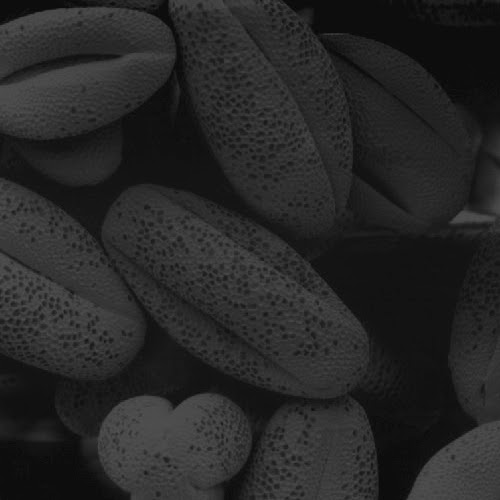
#> input picture LABORATORIOS/4. CORRECCION - CONTRASTE - GAMMA/darkPollen.jpg, 500 x 500 px
$ jupyter execute correccion_deslizadores.ipynb
#> lines starting #> are read from the running program, lines starting #| are printed output that depends on the picture
### LABORATORIOS/4. CORRECCION - CONTRASTE - GAMMA/PanelControl.py
# --------------------------------------------
# Autor: Ruben Dario Florez Zela
# Fecha: 01 de febrero de 2025
# Descripción: Codigo para realizar concatenacion
#              de imagenes y videos en un panlel
#              didactico e interactivo.
# Contacto: ruben.florez@unsaac.edu.pe
#
# Licencia: MIT
#
# Copyright (c) 2025 Ruben Dario Florez Zela
#
# Permission is hereby granted, free of charge, to any person obtaining a copy
# of this software and associated documentation files (the "Software"), to deal
# in the Software without restriction, including without limitation the rights
# to use, copy, modify, merge, publish, distribute, sublicense, and/or sell
# copies of the Software, and to permit persons to whom the Software is
# furnished to do so, subject to the following conditions:
#
# The above copyright notice and this permission notice shall be included in all
# copies or substantial portions of the Software.
#
# THE SOFTWARE IS PROVIDED "AS IS", WITHOUT WARRANTY OF ANY KIND, EXPRESS OR
# IMPLIED, INCLUDING BUT NOT LIMITED TO THE WARRANTIES OF MERCHANTABILITY,
# FITNESS FOR A PARTICULAR PURPOSE AND NONINFRINGEMENT. IN NO EVENT SHALL THE
# AUTHORS OR COPYRIGHT HOLDERS BE LIABLE FOR ANY CLAIM, DAMAGES OR OTHER
# LIABILITY, WHETHER IN AN ACTION OF CONTRACT, TORT OR OTHERWISE, ARISING FROM,
# OUT OF OR IN CONNECTION WITH THE SOFTWARE OR THE USE OR OTHER DEALINGS IN THE
# SOFTWARE.
# --------------------------------------------

import cv2
import numpy as np

def crear_panel(imagenes, etiquetas, filas, columnas, tamaño_base=200, escala_panel=100):
    ancho_panel = columnas * tamaño_base
    alto_panel = filas * tamaño_base

    total_celdas = filas * columnas
    while len(imagenes) < total_celdas:
        imagenes.append(np.zeros((tamaño_base, tamaño_base, 3), dtype=np.uint8))
        etiquetas.append("no image")

    celdas = []
    for img, etiqueta in zip(imagenes, etiquetas):
        if len(img.shape) == 2:
            img = cv2.cvtColor(img, cv2.COLOR_GRAY2BGR)

        h, w = img.shape[:2]
        escala = min(1.0, tamaño_base/w, tamaño_base/h)
        img_resized = cv2.resize(img, (0,0), fx=escala, fy=escala)

        canvas = np.zeros((tamaño_base, tamaño_base, 3), dtype=np.uint8)

        y_offset = (tamaño_base - img_resized.shape[0]) // 2
        x_offset = (tamaño_base - img_resized.shape[1]) // 2
        canvas[y_offset:y_offset+img_resized.shape[0],
               x_offset:x_offset+img_resized.shape[1]] = img_resized

        cv2.putText(canvas, etiqueta, (10, 20),
                   cv2.FONT_HERSHEY_SIMPLEX, 0.5, (0,255,0), 1)

        celdas.append(canvas)

    panel_filas = []
    for i in range(0, len(celdas), columnas):
        fila = np.hstack(celdas[i:i+columnas])
        panel_filas.append(fila)

    panel = np.vstack(panel_filas[:filas])

    if escala_panel != 100:
        panel = cv2.resize(panel, (0,0),
                          fx=escala_panel/100,
                          fy=escala_panel/100)

    return panel

### LABORATORIOS/4. CORRECCION - CONTRASTE - GAMMA/correccion_deslizadores.ipynb
[cell 1]
import cv2
import numpy as np
from PanelControl import *

[cell 2]
def empty(a) :
    pass

cv2.namedWindow("Bars", cv2.WINDOW_NORMAL)
cv2.resizeWindow("Bars", 500, 150)
# Create trackbar agregar por defecto el 0
cv2.createTrackbar("Contrast", "Bars", 100, 300, empty) # 1 (no cambia el contraste) [0 255]
cv2.createTrackbar("Brightness", "Bars", 100, 200, empty) # 0 (no cambia el brillo). Rango: [-255, 255]
cv2.createTrackbar("Gamma", "Bars", 100, 300, empty) # 1 (no tiene efecto)

# Cargar imagen original solo una vez
img = cv2.imread("./darkPollen.jpg")
#> img is the input picture: shape (500, 500, 3); min 5, max 85, mean 38.8

while True :

    contraste  = cv2.getTrackbarPos("Contrast", "Bars") / 100
    contraste = max(contraste, 0.1) # El inicio es en (0.1)

    brillo = cv2.getTrackbarPos("Brightness", "Bars") - 100

    gamma = cv2.getTrackbarPos("Gamma", "Bars") / 100
    gamma = max(gamma, 0.1)

    # Ajuste de contraste
    img_contraste = cv2.convertScaleAbs(img, alpha=contraste, beta=0)
    img_contraste = np.clip(img_contraste, 0, 255).astype(np.uint8)

    # Ajuste de brillo
    img_brillo = cv2.add(img_contraste, (brillo, brillo, brillo))
    img_brillo = np.clip(img_brillo, 0, 255).astype(np.uint8)

    # Ajuste gamma

    img_gamma = np.power(img_brillo/255, gamma)*255
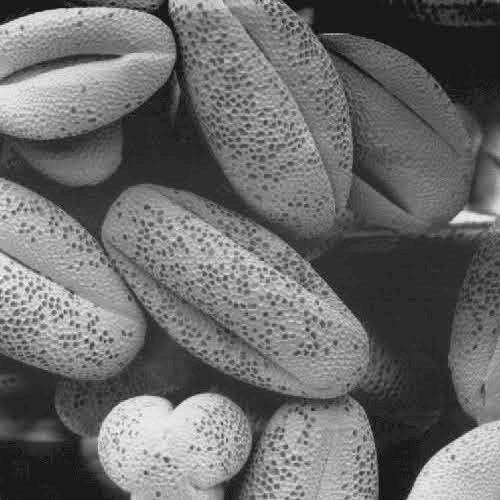
#> img_gamma: shape (500, 500, 3) float64; min 5, max 85, mean 38.8; drawn with min black and max white
    img_gamma = np.clip(img_gamma, 0, 255).astype(np.uint8)


    config = {
        'imagenes' : [img, img_contraste, img_brillo, img_gamma],
        'etiquetas' : ["Original", "Contraste", "Brillo", "Gamma"],
        'filas': 2,
        'columnas': 4,
        'tamaño_base' : 250,
        'escala_panel' : 100
    }

    # [4 lines of commented-out code are left out]

    panel = crear_panel(**config)
#> the loop in crear_panel, `while len(imagenes) < total_celdas:` made 4 passes
#> after the loop in crear_panel, `while len(imagenes) < total_celdas:`: etiquetas = ['Original', 'Contraste', 'Brillo', 'Gamma', 'no image', 'no image', 'no image', 'no image']; imagenes = 8 items
#> the loop in crear_panel, `for img, etiqueta in zip(imagenes, etiquetas):` made 8 passes
#> (etiqueta, h, w, escala) on passes 1 to 8: ('Original', 500, 500, 0.5), ('Contraste', 500, 500, 0.5), ('Brillo', 500, 500, 0.5), ('Gamma', 500, 500, 0.5), ('no image', 250, 250, 1), ('no image', 250, 250, 1), ('no image', 250, 250, 1), ('no image', 250, 250, 1)
#> after the loop in crear_panel, `for img, etiqueta in zip(imagenes, etiquetas):`:
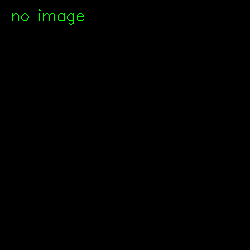
#> canvas: shape (250, 250, 3); mean of channels 0, 1, 2 0, 0.6, 0; drawn as B, G, R
#> the loop in crear_panel, `for i in range(0, len(celdas), columnas):` made 2 passes
#> i on pass 2: 4
#> pass 1, in crear_panel, `fila = np.hstack(celdas[i:i+columnas])`:
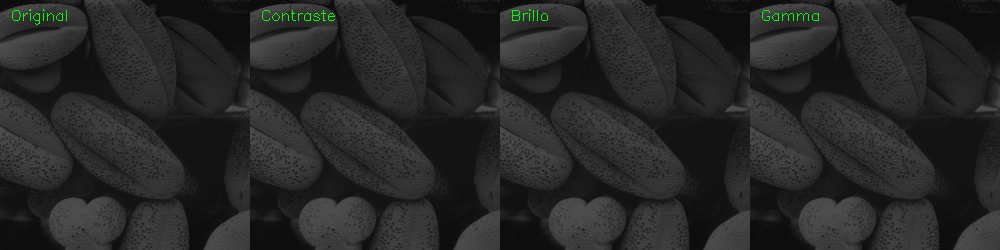
#> fila: shape (250, 1000, 3); mean of channels 0, 1, 2 38.8, 39.3, 38.8; drawn as B, G, R
#> pass 2, in crear_panel, `fila = np.hstack(celdas[i:i+columnas])`:
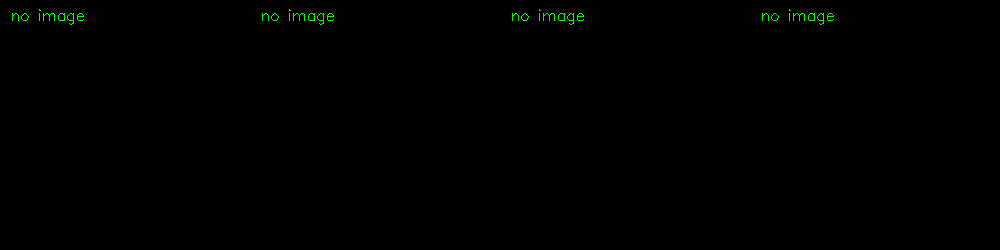
#> fila: shape (250, 1000, 3); mean of channels 0, 1, 2 0, 0.6, 0; drawn as B, G, R
#> after the loop in crear_panel, `for i in range(0, len(celdas), columnas):`: panel_filas = 2 items
#> in crear_panel, `panel = np.vstack(panel_filas[:filas])`:
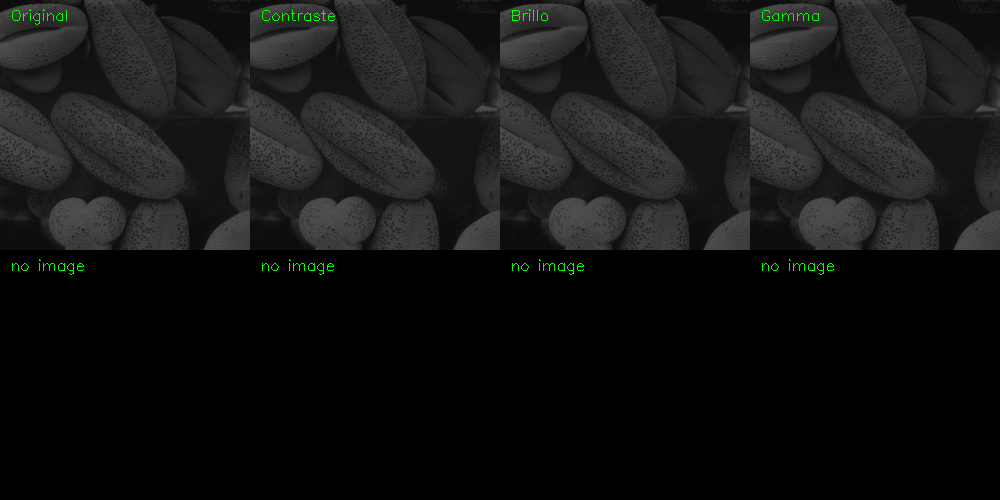
#> panel: shape (500, 1000, 3); mean of channels 0, 1, 2 19.4, 20, 19.4; drawn as B, G, R
    cv2.imshow('Panel', panel)

    if cv2.waitKey(1) & 0xFF == 27 :
#> (key Esc is pressed here)
        break

cv2.destroyAllWindows()

[cell 3]
# Video: Secuencia de imagenes en un determinado tiempo

$ run again, with LABORATORIOS/4. CORRECCION - CONTRASTE - GAMMA/1101.png saved as LABORATORIOS/4. CORRECCION - CONTRASTE - GAMMA/darkPollen.jpg
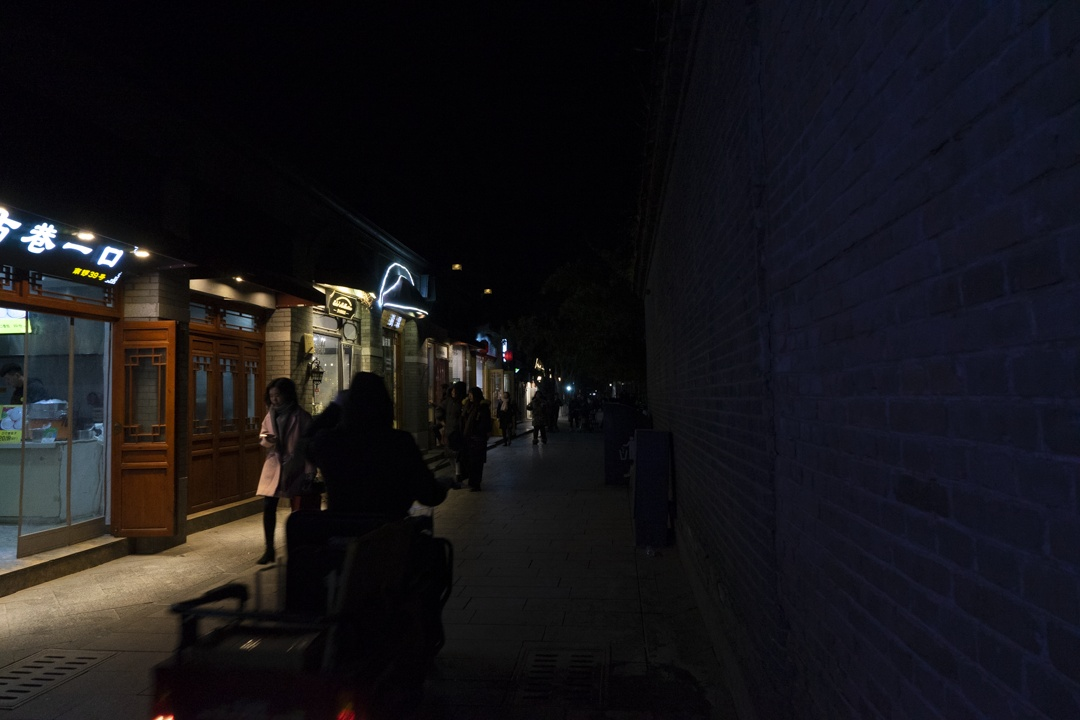
#> input picture LABORATORIOS/4. CORRECCION - CONTRASTE - GAMMA/1101.png, 1080 x 720 px
#> img is the input picture: shape (720, 1080, 3); mean B, G, R 25.2, 21.6, 23.2
#> the loop in crear_panel, `while len(imagenes) < total_celdas:` made 4 passes
#> after the loop in crear_panel, `while len(imagenes) < total_celdas:`: etiquetas = ['Original', 'Contraste', 'Brillo', 'Gamma', 'no image', 'no image', 'no image', 'no image']; imagenes = 8 items
#> the loop in crear_panel, `for img, etiqueta in zip(imagenes, etiquetas):` made 8 passes
#> (etiqueta, h, w, escala, y_offset) on passes 1 to 8: ('Original', 720, 1080, 0.231, 41), ('Contraste', 720, 1080, 0.231, 41), ('Brillo', 720, 1080, 0.231, 41), ('Gamma', 720, 1080, 0.231, 41), ('no image', 250, 250, 1, 0), ('no image', 250, 250, 1, 0), ('no image', 250, 250, 1, 0), ('no image', 250, 250, 1, 0)
#> the loop in crear_panel, `for i in range(0, len(celdas), columnas):` made 2 passes
#> i on pass 2: 4
#> pass 1, in crear_panel, `fila = np.hstack(celdas[i:i+columnas])`:
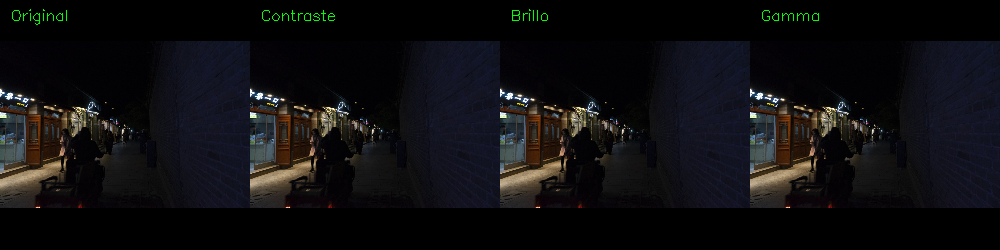
#> fila: shape (250, 1000, 3); mean of channels 0, 1, 2 16.8, 15, 15.4; drawn as B, G, R
#> after the loop in crear_panel, `for i in range(0, len(celdas), columnas):`: panel_filas = 2 items
#> in crear_panel, `panel = np.vstack(panel_filas[:filas])`:
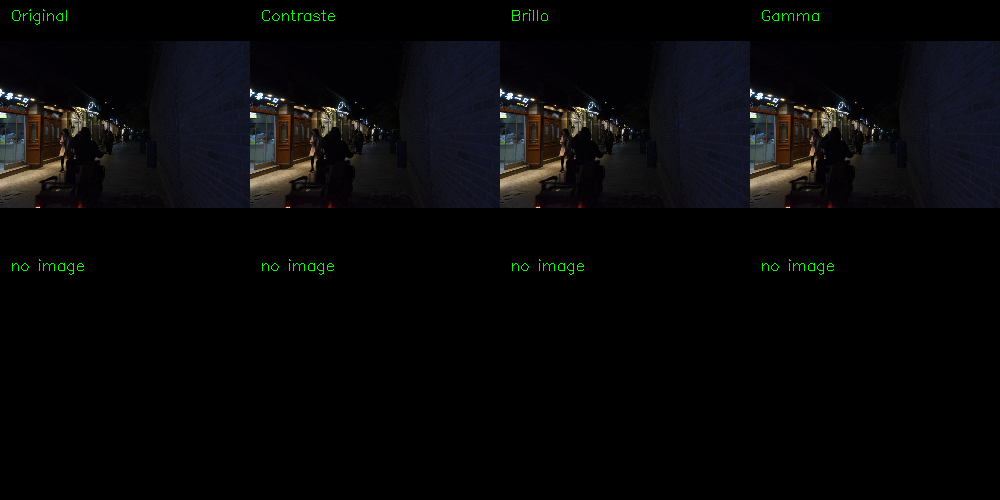
#> panel: shape (500, 1000, 3); mean of channels 0, 1, 2 8.4, 7.8, 7.7; drawn as B, G, R
